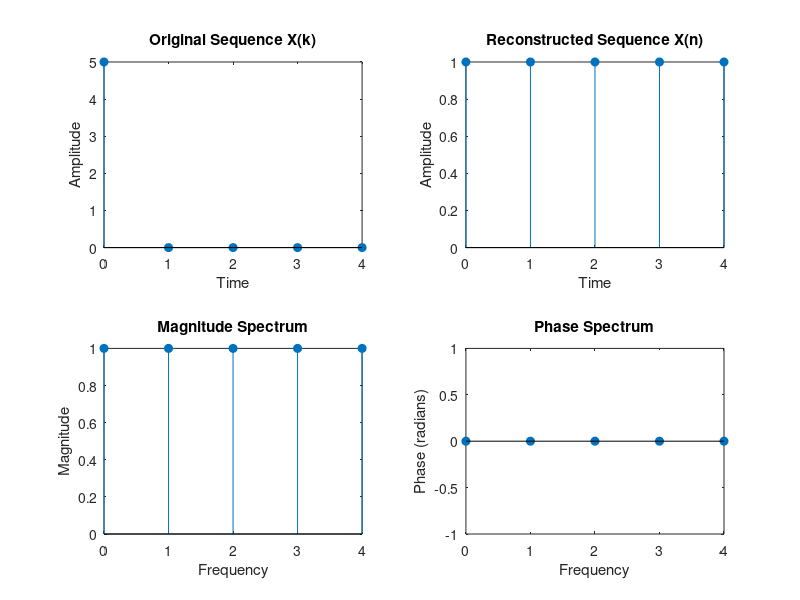

Here is the MATLAB script that generated this plot:
% IDFT (Inverse DFT) Without using built-in functions

% Taking input from user
Xn = input("Enter the Sequence: "); % e.g., [1, 1, 1]
N = input("Enter the length of DFT, N: "); % e.g., 8 or 50

% Length of input sequence
p = length(Xn);

% Zero-padding the sequence to length N
Xk = [Xn, zeros(1, N - p)];

% Time indices
k = 0:N-1;

% Plot original sequence
subplot(2, 2, 1);
stem(k, Xk, 'filled');
xlabel("Time");
ylabel("Amplitude");
title("Original Sequence X(k)");

% Initialize reconstructed sequence for inverse DFT
Xn_reconstructed = zeros(1, N);

%{
  Formula Source
  https://jru.edu.in/studentcorner/lab-manual/btech/EE/5th-sem/LAB%20MANUAL%20DIGITAL%20SIGNAL%20PROCESSING-btech5thsem.pdf
  Page 21

%}

% Inverse DFT computation
for n = 0:N-1
    for k = 0:N-1
        Xn_reconstructed(n+1) = Xn_reconstructed(n+1) + (1/N) * Xk(k+1) * exp(2*pi*(1i)*k*n/N); % positive 1i
    end
end



% Display reconstructed sequence
disp("Reconstructed Sequence X(n):");
disp(real(Xn_reconstructed)); % Use `real` to avoid negligible imaginary parts due to numerical errors.

% Plot reconstructed sequence (time domain)
subplot(2, 2, 2);
n = 0:N-1;
stem(n, real(Xn_reconstructed), 'filled');
xlabel("Time");
ylabel("Amplitude");
title("Reconstructed Sequence X(n)");

% Magnitude Spectrum
M = abs(Xn_reconstructed);
subplot(2, 2, 3);
stem(n, M, 'filled');
xlabel("Frequency");
ylabel("Magnitude");
title("Magnitude Spectrum");

% Phase Spectrum
P = angle(Xn_reconstructed);
subplot(2, 2, 4);
stem(n, P, 'filled');
xlabel("Frequency");
ylabel("Phase (radians)");
title("Phase Spectrum");

%{

Command Window
Enter the Sequence: [1,1,1]
Enter the length of DFT, N: 8

Command Window
Enter the Sequence: [1,1,1]
Enter the length of DFT, N: 50

Command Window
Enter the Sequence: [12, -4+4j, -4, -4-4j]
Enter the length of DFT, N: 4

Reconstructed Sequence X(n):
   0   2   4   6

========================================================

use the built-in ifft function to compute the Inverse Discrete Fourier Transform (IDFT).

% Example Fourier-transformed data
fourier_transformed = [12, -4+4j, -4, -4-4j];

% Compute the inverse DFT
inverse_dft = ifft(fourier_transformed);

% Display the result
disp('Inverse DFT:');
disp(inverse_dft);

Command Window
Inverse DFT:
   0   2   4   6

%}
